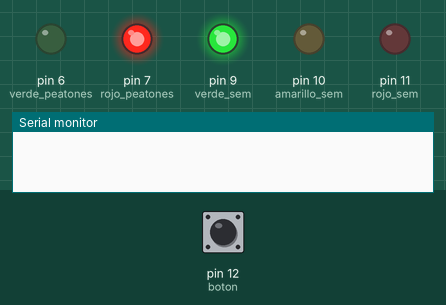
Bench run of a sketch on a simulated Arduino Uno, built with avr-gcc and run on an emulated ATmega328P. Parts: output pins drawn as LEDs (lit = HIGH), the last lines printed to the serial monitor. Inputs (shaded band) come from the test bench; at power-on: pin 12 (boton) LOW.

Above: at 6.8 s.
6.9 s: pin 12 (boton) pulled HIGH for 3 s
At 7.8 s:
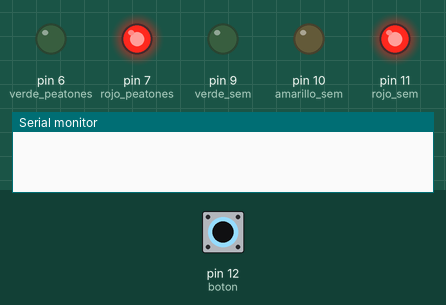
At 9.5 s:
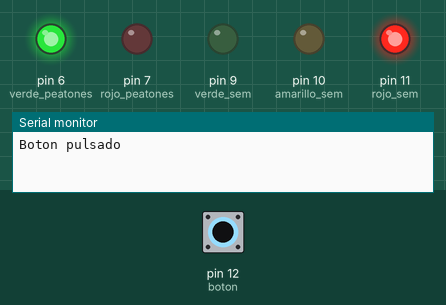
Timing chart, 0 to 17.4 s (numbered marks = the images above; inputs shaded):
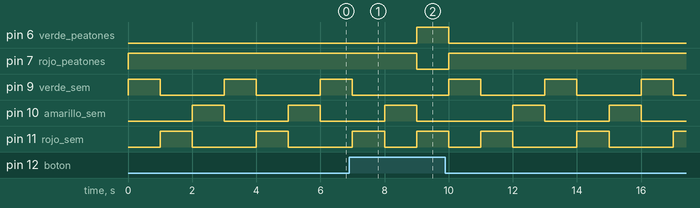

The sketch:

circuito_2.ino
```cpp
/*
Enlace Tinkercad
https://www.tinkercad.com/things/2eUxTDnIKlI-copy-of-semaforo-de-coches-y-peatones-con-boton/editel?sharecode=WPQtRHhw2hHwhphROBdE2Q64i1Cl3QRtQfUQG_QxrQA
*/


#define rojo_peatones 7
#define verde_peatones 6

#define verde_sem 9
#define amarillo_sem 10
#define rojo_sem 11

#define boton 12
#define tiempo 1000
void setup()
{
  pinMode(rojo_peatones, OUTPUT);
  pinMode(verde_peatones, OUTPUT);
  pinMode(verde_sem, OUTPUT);
  pinMode(amarillo_sem, OUTPUT);
  pinMode(rojo_sem, OUTPUT);
  pinMode(boton, INPUT);
  Serial.begin(9600);

}


void loop() {
  if (digitalRead(boton) == HIGH) {
    digitalWrite(rojo_sem,HIGH);
    digitalWrite(amarillo_sem,LOW);
    digitalWrite(verde_sem,LOW);
    digitalWrite(verde_peatones,HIGH);
    digitalWrite(rojo_peatones, LOW);
   Serial.print("Boton pulsado\n");
   delay(tiempo); //5s

  }
  else
  {
  digitalWrite(rojo_peatones, HIGH);
  digitalWrite(verde_peatones, LOW);
  digitalWrite(verde_sem, HIGH);
  digitalWrite(rojo_sem, LOW);
  digitalWrite(amarillo_sem, LOW);
  delay(tiempo); // Espera por 0.5 segundo
  digitalWrite(verde_sem, LOW);
  digitalWrite(rojo_sem, HIGH);
  digitalWrite(amarillo_sem, LOW);
  delay(tiempo); //Espera por 0.9 segundos
  digitalWrite(verde_sem, LOW);
  digitalWrite(rojo_sem, LOW);
  digitalWrite(amarillo_sem, HIGH);
  delay (tiempo); //Espera por 1 segundos
  }
}
```

Measured:
- after the input at 6.9 s, pin 6 (verde_peatones): LOW → HIGH after 2.1 s, → LOW 1.0 s later; pin 7 (rojo_peatones): HIGH → LOW after 2.1 s, → HIGH 1.0 s later
- by itself, pin 9 (verde_sem): repeats every 3.0 s: HIGH 1.0 s, LOW 2.0 s
